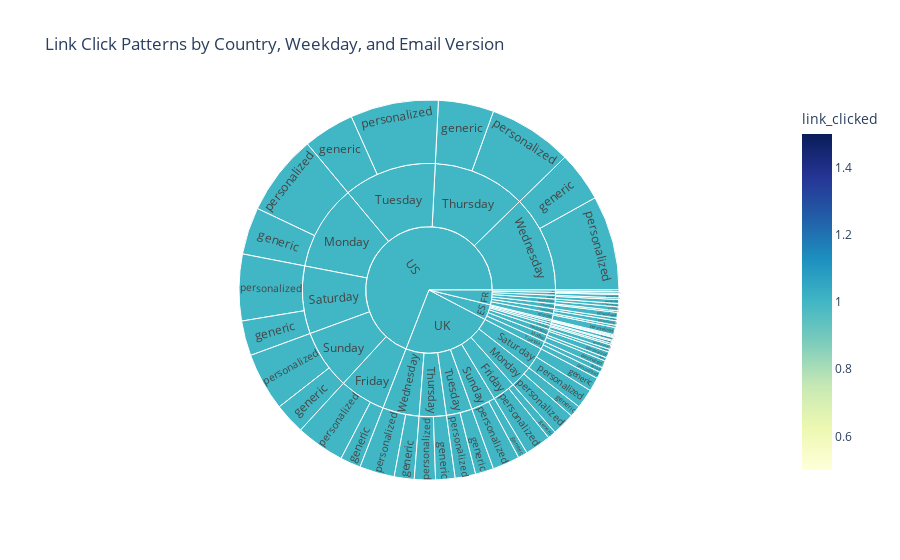

The cell this chart's notebook holds for it:
### Code cell
import plotly.express as px
import plotly.graph_objects as go

# Create interactive sunburst chart (hierarchical data visualization)
fig = px.sunburst(
    email_table_df,
    path=['user_country', 'weekday', 'email_version'],
    values='link_clicked',
    color='link_clicked',
    color_continuous_scale='YlGnBu',
    title='Link Click Patterns by Country, Weekday, and Email Version'
)
fig.show()

### Figure 1 — Plotly figure (JSON) as saved in the notebook; plotly's stock layout.template omitted (floating-point values rounded to 4 significant figures)
{"data": [{"branchvalues": "total", "customdata": [[1], [1], [1], [1], [1], [1], [1], [1], [1], [1], [1], [1], [1], [1], [1], [1], [1], [1], [1], [1], [1], [1], [1], [1], [1], [1], [1], [1], [1], [1], [1], [1], [1], [1], [1], [1], [1], [1], [1], [1], [1], [1], [1], [1], [1], [1], [1], [1], [1], [1], [1], [1], [1], [1], [1], [1], [1], [1], [1], [1], [1], [1], [1], [1], [1], [1], [1], [1], [1], [1], [1], [1], [1], [1], [1], [1], [1], [1], [1], [1], [1], [1], [1], [1], [1], [1], [1], [1]], "domain": {"x": [0, 1], "y": [0, 1]}, "hovertemplate": "labels=%{label}<br>link_clicked_sum=%{value}<br>parent=%{parent}<br>id=%{id}<br>link_clicked=%{color}<extra></extra>", "ids": ["ES/Friday/generic", "FR/Friday/generic", "UK/Friday/generic", "US/Friday/generic", "ES/Monday/generic", "FR/Monday/generic", "UK/Monday/generic", "US/Monday/generic", "ES/Saturday/generic", "FR/Saturday/generic", "UK/Saturday/generic", "US/Saturday/generic", "ES/Sunday/generic", "FR/Sunday/generic", "UK/Sunday/generic", "US/Sunday/generic", "ES/Thursday/generic", "FR/Thursday/generic", "UK/Thursday/generic", "US/Thursday/generic", "ES/Tuesday/generic", "FR/Tuesday/generic", "UK/Tuesday/generic", "US/Tuesday/generic", "ES/Wednesday/generic", "FR/Wednesday/generic", "UK/Wednesday/generic", "US/Wednesday/generic", "ES/Friday/personalized", "FR/Friday/personalized", "UK/Friday/personalized", "US/Friday/personalized", "ES/Monday/personalized", "FR/Monday/personalized", "UK/Monday/personalized", "US/Monday/personalized", "ES/Saturday/personalized", "FR/Saturday/personalized", "UK/Saturday/personalized", "US/Saturday/personalized", "ES/Sunday/personalized", "FR/Sunday/personalized", "UK/Sunday/personalized", "US/Sunday/personalized", "ES/Thursday/personalized", "FR/Thursday/personalized", "UK/Thursday/personalized", "US/Thursday/personalized", "ES/Tuesday/personalized", "FR/Tuesday/personalized", "UK/Tuesday/personalized", "US/Tuesday/personalized", "ES/Wednesday/personalized", "FR/Wednesday/personalized", "UK/Wednesday/personalized", "US/Wednesday/personalized", "ES/Friday", "FR/Friday", "UK/Friday", "US/Friday", "ES/Monday", "FR/Monday", "UK/Monday", "US/Monday", "ES/Saturday", "FR/Saturday", "UK/Saturday", "US/Saturday", "ES/Sunday", "FR/Sunday", "UK/Sunday", "US/Sunday", "ES/Thursday", "FR/Thursday", "UK/Thursday", "US/Thursday", "ES/Tuesday", "FR/Tuesday", "UK/Tuesday", "US/Tuesday", "ES/Wednesday", "FR/Wednesday", "UK/Wednesday", "US/Wednesday", "ES", "FR", "UK", "US"], "labels": ["generic", "generic", "generic", "generic", "generic", "generic", "generic", "generic", "generic", "generic", "generic", "generic", "generic", "generic", "generic", "generic", "generic", "generic", "generic", "generic", "generic", "generic", "generic", "generic", "generic", "generic", "generic", "generic", "personalized", "personalized", "personalized", "personalized", "personalized", "personalized", "personalized", "personalized", "personalized", "personalized", "personalized", "personalized", "personalized", "personalized", "personalized", "personalized", "personalized", "personalized", "personalized", "personalized", "personalized", "personalized", "personalized", "personalized", "personalized", "personalized", "personalized", "personalized", "Friday", "Friday", "Friday", "Friday", "Monday", "Monday", "Monday", "Monday", "Saturday", "Saturday", "Saturday", "Saturday", "Sunday", "Sunday", "Sunday", "Sunday", "Thursday", "Thursday", "Thursday", "Thursday", "Tuesday", "Tuesday", "Tuesday", "Tuesday", "Wednesday", "Wednesday", "Wednesday", "Wednesday", "ES", "FR", "UK", "US"], "marker": {"coloraxis": "coloraxis", "colors": [1, 1, 1, 1, 1, 1, 1, 1, 1, 1, 1, 1, 1, 1, 1, 1, 1, 1, 1, 1, 1, 1, 1, 1, 1, 1, 1, 1, 1, 1, 1, 1, 1, 1, 1, 1, 1, 1, 1, 1, 1, 1, 1, 1, 1, 1, 1, 1, 1, 1, 1, 1, 1, 1, 1, 1, 1, 1, 1, 1, 1, 1, 1, 1, 1, 1, 1, 1, 1, 1, 1, 1, 1, 1, 1, 1, 1, 1, 1, 1, 1, 1, 1, 1, 1, 1, 1, 1]}, "name": "", "parents": ["ES/Friday", "FR/Friday", "UK/Friday", "US/Friday", "ES/Monday", "FR/Monday", "UK/Monday", "US/Monday", "ES/Saturday", "FR/Saturday", "UK/Saturday", "US/Saturday", "ES/Sunday", "FR/Sunday", "UK/Sunday", "US/Sunday", "ES/Thursday", "FR/Thursday", "UK/Thursday", "US/Thursday", "ES/Tuesday", "FR/Tuesday", "UK/Tuesday", "US/Tuesday", "ES/Wednesday", "FR/Wednesday", "UK/Wednesday", "US/Wednesday", "ES/Friday", "FR/Friday", "UK/Friday", "US/Friday", "ES/Monday", "FR/Monday", "UK/Monday", "US/Monday", "ES/Saturday", "FR/Saturday", "UK/Saturday", "US/Saturday", "ES/Sunday", "FR/Sunday", "UK/Sunday", "US/Sunday", "ES/Thursday", "FR/Thursday", "UK/Thursday", "US/Thursday", "ES/Tuesday", "FR/Tuesday", "UK/Tuesday", "US/Tuesday", "ES/Wednesday", "FR/Wednesday", "UK/Wednesday", "US/Wednesday", "ES", "FR", "UK", "US", "ES", "FR", "UK", "US", "ES", "FR", "UK", "US", "ES", "FR", "UK", "US", "ES", "FR", "UK", "US", "ES", "FR", "UK", "US", "ES", "FR", "UK", "US", "", "", "", ""], "type": "sunburst", "values": [2, 3, 15, 37, 6, 4, 21, 85, 2, 5, 25, 63, 1, 2, 17, 56, 3, 3, 35, 100, 9, 3, 33, 92, 5, 7, 36, 90, 4, 3, 47, 88, 13, 13, 41, 146, 2, 8, 35, 120, 5, 6, 49, 105, 8, 10, 38, 152, 12, 7, 37, 159, 11, 6, 63, 171, 6, 6, 62, 125, 19, 17, 62, 231, 4, 13, 60, 183, 6, 8, 66, 161, 11, 13, 73, 252, 21, 10, 70, 251, 16, 13, 99, 261, 83, 80, 492, 1464]}], "layout": {"coloraxis": {"colorbar": {"title": {"text": "link_clicked"}}, "colorscale": [[0, "rgb(255,255,217)"], [0.125, "rgb(237,248,177)"], [0.25, "rgb(199,233,180)"], [0.375, "rgb(127,205,187)"], [0.5, "rgb(65,182,196)"], [0.625, "rgb(29,145,192)"], [0.75, "rgb(34,94,168)"], [0.875, "rgb(37,52,148)"], [1, "rgb(8,29,88)"]]}, "legend": {"tracegroupgap": 0}, "title": {"text": "Link Click Patterns by Country, Weekday, and Email Version"}}}
